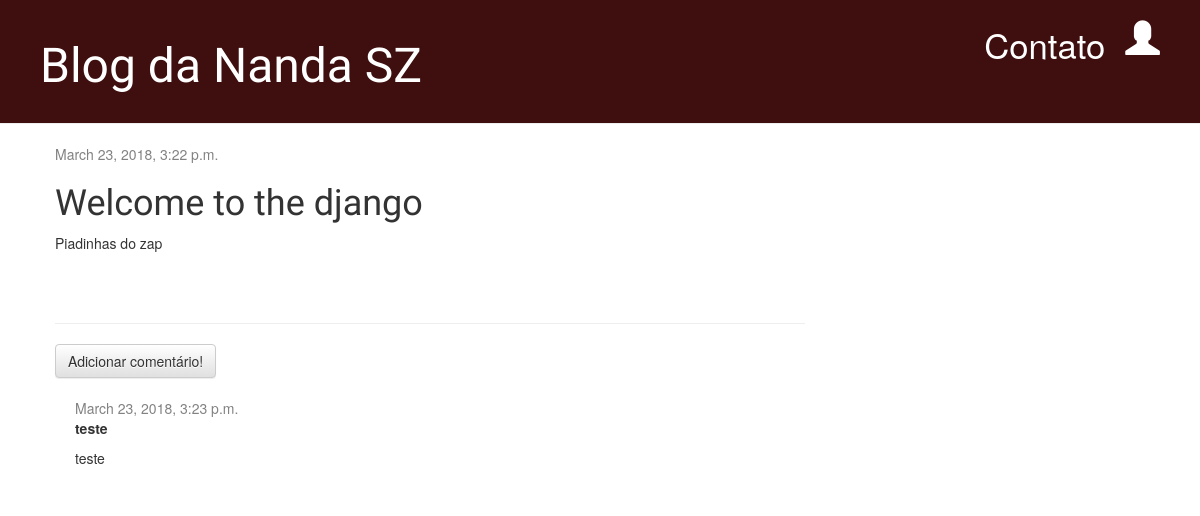
Screenshot of /post/7/ with the database file from the repository.
### blog/models.py (models this page shows, shortened)
class Post(models.Model):
    author = models.ForeignKey('auth.User', on_delete=models.CASCADE)
    title = models.CharField(max_length=200)
    text = models.TextField()
    created_date = models.DateTimeField(
            default=timezone.now)
    published_date = models.DateTimeField(
            blank=True, null=True)

class Comment(models.Model):
    post = models.ForeignKey('blog.Post', related_name='comments')
    author = models.CharField(max_length=200)
    text = models.TextField()
    created_date = models.DateTimeField(default=timezone.now)
    approved_comment = models.BooleanField(default=False)

### blog/views.py (the view)
# urls.py: url(r'^post/(?P<pk>\d+)/$', views.post_detail, name='post_detail'),
def post_detail(request, pk):
    post = get_object_or_404(Post, pk=pk)
    return render(request, 'blog/post_detail.html', {'post': post})

### blog/templates/blog/post_detail.html (shortened to what this page needs)
{% extends 'blog/base.html' %}
{% block content %}
    <div class="post">
        {% if post.published_date %}
   			<div class="date">
        		{{ post.published_date }}
    		</div>
		{% else %}
    		<a class="btn btn-default" href="{% url 'post_publish' pk=post.pk %}">Publicar</a>
		{% endif %}
        <h1>{{ post.title }}</h1>
        <p>{{ post.text|linebreaksbr }}</p>
    </div>
    <hr>
    <a class="btn btn-default" href="{% url 'add_comment_to_post' pk=post.pk %}">Adicionar comentário!</a>
    {% for comment in post.comments.all %}
        {% if user.is_authenticated or comment.approved_comment %}
        <div class="comment">
            <div class="date">
                {{ comment.created_date }}
            </div>
            <strong>{{ comment.author }}</strong>
            <p>{{ comment.text|linebreaks }}</p>
        </div>
        {% endif %}
    {% empty %}
        <p>Ainda não há comentários :(</p>
    {% endfor %}
{% endblock %}

### blog/static/css/blog.css (style rules this page uses)
h1, h2, h3, h4 { font-family: 'Lobster', cursive; }
.date { color: #828282; }
.post { margin-bottom: 70px; }
.comment { margin: 20px 0px 20px 20px; }

### rows the page displays
Post: published_date "March 23, 2018, 3:22 p.m.", title "Welcome to the django", text "Piadinhas do zap"
Comment: created_date "March 23, 2018, 3:23 p.m.", author "teste", text "teste"
